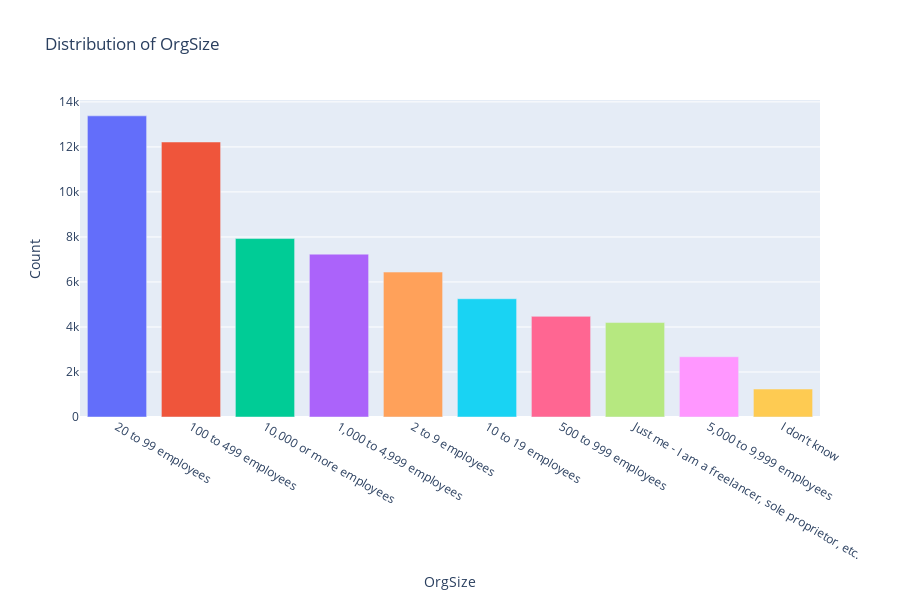

This figure's notebook cell:
### Markdown cell above
#### Company size

### Code cell
plot_generic(df, 'OrgSize', 'bar', showlegend=False, max_unique_values=24, width=900, height=600)

### Figure 1 — Plotly figure (JSON) as saved in the notebook; plotly's stock layout.template omitted (floating-point values rounded to 4 significant figures)
{"data": [{"alignmentgroup": "True", "customdata": [[20.57]], "hovertemplate": "<b>%{hovertext}</b><br><br>OrgSize=%{x}<br>Count=%{y}<br>Percentage (%)=%{customdata[0]}<extra></extra>", "hovertext": ["20 to 99 employees"], "legendgroup": "20 to 99 employees", "marker": {"color": "#636efa", "pattern": {"shape": ""}}, "name": "20 to 99 employees", "offsetgroup": "20 to 99 employees", "orientation": "v", "showlegend": true, "textposition": "auto", "type": "bar", "x": ["20 to 99 employees"], "xaxis": "x", "y": [13380], "yaxis": "y"}, {"alignmentgroup": "True", "customdata": [[18.78]], "hovertemplate": "<b>%{hovertext}</b><br><br>OrgSize=%{x}<br>Count=%{y}<br>Percentage (%)=%{customdata[0]}<extra></extra>", "hovertext": ["100 to 499 employees"], "legendgroup": "100 to 499 employees", "marker": {"color": "#EF553B", "pattern": {"shape": ""}}, "name": "100 to 499 employees", "offsetgroup": "100 to 499 employees", "orientation": "v", "showlegend": true, "textposition": "auto", "type": "bar", "x": ["100 to 499 employees"], "xaxis": "x", "y": [12218], "yaxis": "y"}, {"alignmentgroup": "True", "customdata": [[12.19]], "hovertemplate": "<b>%{hovertext}</b><br><br>OrgSize=%{x}<br>Count=%{y}<br>Percentage (%)=%{customdata[0]}<extra></extra>", "hovertext": ["10,000 or more employees"], "legendgroup": "10,000 or more employees", "marker": {"color": "#00cc96", "pattern": {"shape": ""}}, "name": "10,000 or more employees", "offsetgroup": "10,000 or more employees", "orientation": "v", "showlegend": true, "textposition": "auto", "type": "bar", "x": ["10,000 or more employees"], "xaxis": "x", "y": [7929], "yaxis": "y"}, {"alignmentgroup": "True", "customdata": [[11.12]], "hovertemplate": "<b>%{hovertext}</b><br><br>OrgSize=%{x}<br>Count=%{y}<br>Percentage (%)=%{customdata[0]}<extra></extra>", "hovertext": ["1,000 to 4,999 employees"], "legendgroup": "1,000 to 4,999 employees", "marker": {"color": "#ab63fa", "pattern": {"shape": ""}}, "name": "1,000 to 4,999 employees", "offsetgroup": "1,000 to 4,999 employees", "orientation": "v", "showlegend": true, "textposition": "auto", "type": "bar", "x": ["1,000 to 4,999 employees"], "xaxis": "x", "y": [7235], "yaxis": "y"}, {"alignmentgroup": "True", "customdata": [[9.9]], "hovertemplate": "<b>%{hovertext}</b><br><br>OrgSize=%{x}<br>Count=%{y}<br>Percentage (%)=%{customdata[0]}<extra></extra>", "hovertext": ["2 to 9 employees"], "legendgroup": "2 to 9 employees", "marker": {"color": "#FFA15A", "pattern": {"shape": ""}}, "name": "2 to 9 employees", "offsetgroup": "2 to 9 employees", "orientation": "v", "showlegend": true, "textposition": "auto", "type": "bar", "x": ["2 to 9 employees"], "xaxis": "x", "y": [6439], "yaxis": "y"}, {"alignmentgroup": "True", "customdata": [[8.08]], "hovertemplate": "<b>%{hovertext}</b><br><br>OrgSize=%{x}<br>Count=%{y}<br>Percentage (%)=%{customdata[0]}<extra></extra>", "hovertext": ["10 to 19 employees"], "legendgroup": "10 to 19 employees", "marker": {"color": "#19d3f3", "pattern": {"shape": ""}}, "name": "10 to 19 employees", "offsetgroup": "10 to 19 employees", "orientation": "v", "showlegend": true, "textposition": "auto", "type": "bar", "x": ["10 to 19 employees"], "xaxis": "x", "y": [5254], "yaxis": "y"}, {"alignmentgroup": "True", "customdata": [[6.88]], "hovertemplate": "<b>%{hovertext}</b><br><br>OrgSize=%{x}<br>Count=%{y}<br>Percentage (%)=%{customdata[0]}<extra></extra>", "hovertext": ["500 to 999 employees"], "legendgroup": "500 to 999 employees", "marker": {"color": "#FF6692", "pattern": {"shape": ""}}, "name": "500 to 999 employees", "offsetgroup": "500 to 999 employees", "orientation": "v", "showlegend": true, "textposition": "auto", "type": "bar", "x": ["500 to 999 employees"], "xaxis": "x", "y": [4472], "yaxis": "y"}, {"alignmentgroup": "True", "customdata": [[6.45]], "hovertemplate": "<b>%{hovertext}</b><br><br>OrgSize=%{x}<br>Count=%{y}<br>Percentage (%)=%{customdata[0]}<extra></extra>", "hovertext": ["Just me - I am a freelancer, sole proprietor, etc."], "legendgroup": "Just me - I am a freelancer, sole proprietor, etc.", "marker": {"color": "#B6E880", "pattern": {"shape": ""}}, "name": "Just me - I am a freelancer, sole proprietor, etc.", "offsetgroup": "Just me - I am a freelancer, sole proprietor, etc.", "orientation": "v", "showlegend": true, "textposition": "auto", "type": "bar", "x": ["Just me - I am a freelancer, sole proprietor, etc."], "xaxis": "x", "y": [4196], "yaxis": "y"}, {"alignmentgroup": "True", "customdata": [[4.12]], "hovertemplate": "<b>%{hovertext}</b><br><br>OrgSize=%{x}<br>Count=%{y}<br>Percentage (%)=%{customdata[0]}<extra></extra>", "hovertext": ["5,000 to 9,999 employees"], "legendgroup": "5,000 to 9,999 employees", "marker": {"color": "#FF97FF", "pattern": {"shape": ""}}, "name": "5,000 to 9,999 employees", "offsetgroup": "5,000 to 9,999 employees", "orientation": "v", "showlegend": true, "textposition": "auto", "type": "bar", "x": ["5,000 to 9,999 employees"], "xaxis": "x", "y": [2677], "yaxis": "y"}, {"alignmentgroup": "True", "customdata": [[1.91]], "hovertemplate": "<b>%{hovertext}</b><br><br>OrgSize=%{x}<br>Count=%{y}<br>Percentage (%)=%{customdata[0]}<extra></extra>", "hovertext": ["I don’t know"], "legendgroup": "I don’t know", "marker": {"color": "#FECB52", "pattern": {"shape": ""}}, "name": "I don’t know", "offsetgroup": "I don’t know", "orientation": "v", "showlegend": true, "textposition": "auto", "type": "bar", "x": ["I don’t know"], "xaxis": "x", "y": [1243], "yaxis": "y"}], "layout": {"barmode": "relative", "height": 600, "legend": {"title": {"text": "OrgSize"}, "tracegroupgap": 0}, "showlegend": false, "title": {"text": "Distribution of OrgSize"}, "width": 900, "xaxis": {"anchor": "y", "autorange": true, "categoryarray": ["20 to 99 employees", "100 to 499 employees", "10,000 or more employees", "1,000 to 4,999 employees", "2 to 9 employees", "10 to 19 employees", "500 to 999 employees", "Just me - I am a freelancer, sole proprietor, etc.", "5,000 to 9,999 employees", "I don’t know"], "categoryorder": "array", "domain": [0, 1], "range": [-0.5, 9.5], "title": {"text": "OrgSize"}, "type": "category"}, "yaxis": {"anchor": "x", "autorange": true, "domain": [0, 1], "range": [0, 14080.0], "title": {"text": "Count"}, "type": "linear"}}}
